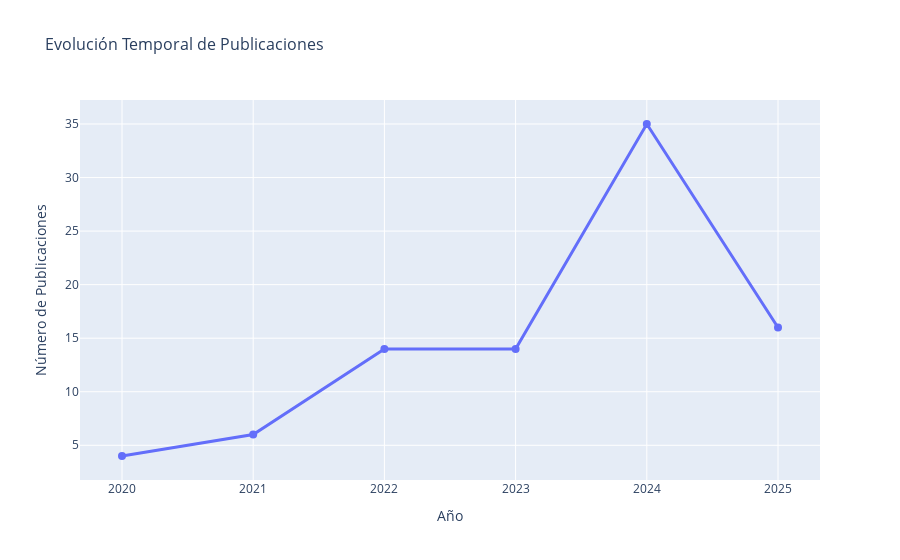

Notebook code cell kept with this figure:
### Code cell
# Gráfico interactivo con Plotly
fig = px.line(x=yearly_publications.index, y=yearly_publications.values,
              title='Evolución Temporal de Publicaciones',
              labels={'x': 'Año', 'y': 'Número de Publicaciones'})

fig.update_traces(mode='lines+markers', line=dict(width=3), marker=dict(size=8))
fig.update_layout(
    title_font_size=16,
    xaxis_title_font_size=14,
    yaxis_title_font_size=14,
    hovermode='x unified'
)

fig.show()

### Figure 1 — Plotly figure (JSON) as saved in the notebook; plotly's stock layout.template omitted (floating-point values rounded to 4 significant figures)
{"data": [{"hovertemplate": "Año=%{x}<br>Número de Publicaciones=%{y}<extra></extra>", "legendgroup": "", "line": {"color": "#636efa", "dash": "solid", "width": 3}, "marker": {"size": 8, "symbol": "circle"}, "mode": "lines+markers", "name": "", "orientation": "v", "showlegend": false, "type": "scatter", "x": [2020, 2021, 2022, 2023, 2024, 2025], "xaxis": "x", "y": [4, 6, 14, 14, 35, 16], "yaxis": "y"}], "layout": {"hovermode": "x unified", "legend": {"tracegroupgap": 0}, "title": {"font": {"size": 16}, "text": "Evolución Temporal de Publicaciones"}, "xaxis": {"anchor": "y", "domain": [0, 1], "title": {"font": {"size": 14}, "text": "Año"}}, "yaxis": {"anchor": "x", "domain": [0, 1], "title": {"font": {"size": 14}, "text": "Número de Publicaciones"}}}}
